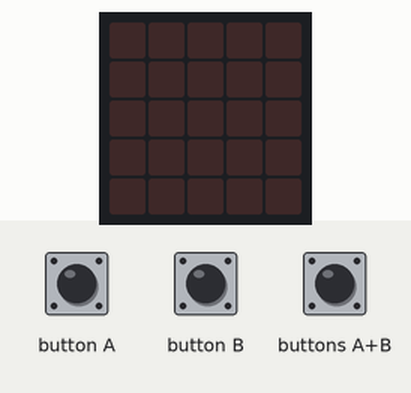
Recording of a program running on a simulated BBC micro:bit (MakeCode). Parts: the board's 5×5 LED display. Inputs (shaded band) come from the test bench.

Above: at 1.2 s.
1.3 s: buttons A+B pressed for 0.15 s
At 2.2 s:
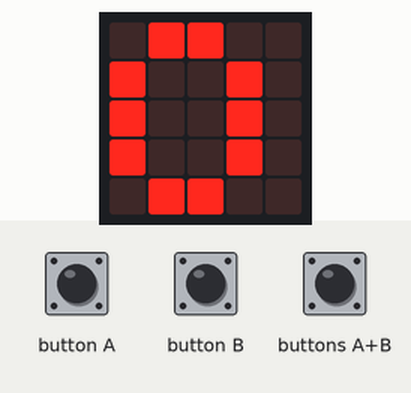
4.4 s: button A pressed for 0.15 s
At 4.9 s:
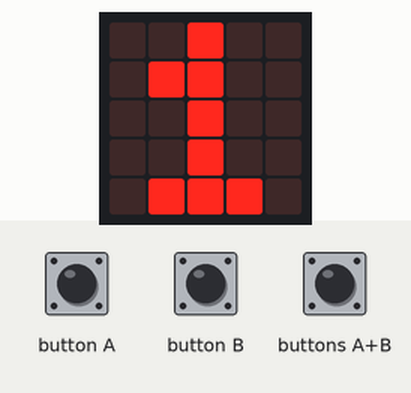
6.9 s: buttons A+B pressed for 1 s
At 10.8 s:
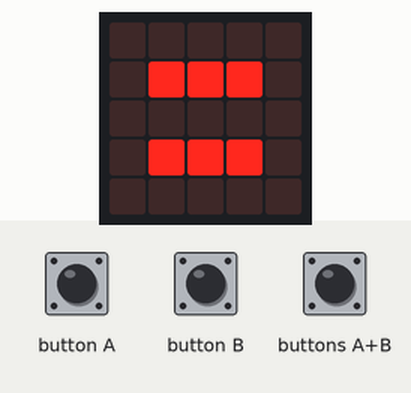
10.9 s: button B pressed for 0.15 s
At 11.7 s:
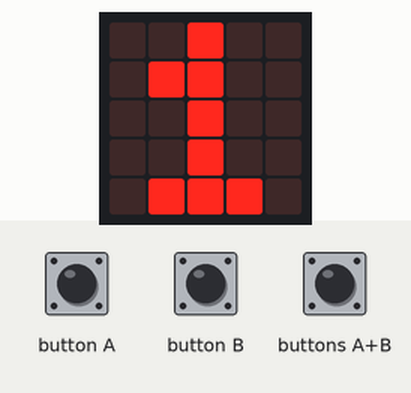
Timing chart, 0 to 13.9 s (numbered marks = the images above; inputs shaded):
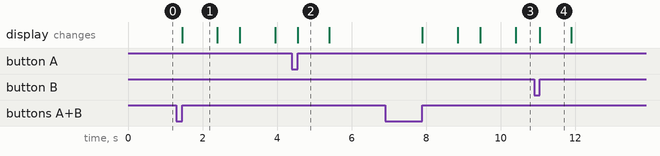

The program:

main.ts
```typescript
input.onButtonPressed(Button.A, function () {
    nombre_1 += 1
    basic.showNumber(nombre_1)
    basic.pause(100)
    basic.clearScreen()
})
input.onButtonPressed(Button.AB, function () {
    basic.showNumber(nombre_1)
    basic.pause(200)
    basic.showLeds(`
        . . # . .
        . . # . .
        # # # # #
        . . # . .
        . . # . .
        `)
    basic.pause(200)
    basic.showNumber(nombre_2)
    basic.pause(200)
    basic.showLeds(`
        . . . . .
        . # # # .
        . . . . .
        . # # # .
        . . . . .
        `)
    basic.pause(500)
    basic.showNumber(nombre_1 + nombre_2)
    basic.pause(500)
    basic.clearScreen()
    resultat = 0
    nombre_2 = 0
    nombre_1 = 0
})
input.onButtonPressed(Button.B, function () {
    nombre_2 += 1
    basic.showNumber(nombre_2)
    basic.pause(100)
    basic.clearScreen()
})
let resultat = 0
let nombre_1 = 0
let nombre_2 = 0
nombre_2 = 0
nombre_1 = 0
```

test.ts
```typescript
// les tests vont ici ; cela ne sera pas compilé si ce paquet est utilisé en tant qu'extension.
```

Measured:
- after the input at 1.3 s, the display: changes after 0.15 s (image 1)
- after the input at 6.9 s, the display: first changes after 1.0 s (image 3 shows a later state)
- what the display in image 1 shows lasts 0.9 s, from 1.5 s to 2.4 s
- what the display in image 2 shows lasts 0.8 s, from 4.6 s to 5.4 s
